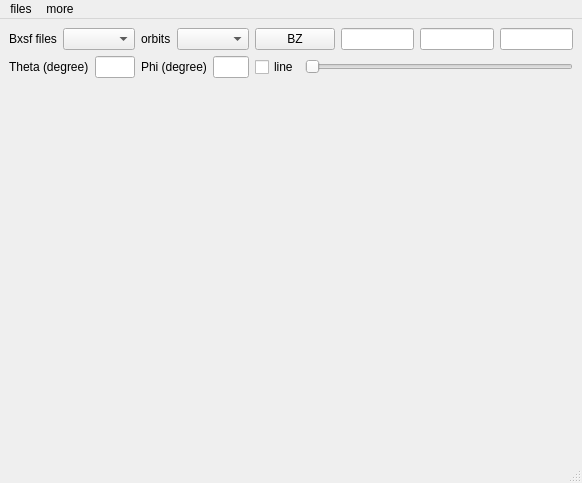
<?xml version="1.0" encoding="UTF-8"?>
<ui version="4.0">
 <class>slice_window</class>
 <widget class="QMainWindow" name="slice_window">
  <property name="geometry">
   <rect>
    <x>0</x>
    <y>0</y>
    <width>582</width>
    <height>483</height>
   </rect>
  </property>
  <property name="windowTitle">
   <string>Slice</string>
  </property>
  <widget class="QWidget" name="slice_centralwidget">
   <layout class="QGridLayout" name="gridLayout_2" rowstretch="1,5">
    <item row="0" column="0">
     <layout class="QGridLayout" name="param_layout" rowstretch="2,5">
      <item row="0" column="0">
       <layout class="QGridLayout" name="bxsf_layout" columnstretch="2,4">
        <item row="0" column="0">
         <widget class="QLabel" name="bxsf_label">
          <property name="text">
           <string>Bxsf files</string>
          </property>
         </widget>
        </item>
        <item row="0" column="1">
         <widget class="CheckableComboBox" name="bxsf_checkableComboBox"/>
        </item>
       </layout>
      </item>
      <item row="0" column="1">
       <layout class="QGridLayout" name="orbits_layout" columnstretch="2,4">
        <item row="0" column="0">
         <widget class="QLabel" name="orbits_label">
          <property name="text">
           <string>orbits</string>
          </property>
         </widget>
        </item>
        <item row="0" column="1">
         <widget class="QComboBox" name="orbits_ComboBox"/>
        </item>
       </layout>
      </item>
      <item row="0" column="2">
       <layout class="QGridLayout" name="BZ_layout">
        <item row="0" column="1">
         <widget class="QLineEdit" name="BZ1_line"/>
        </item>
        <item row="0" column="3">
         <widget class="QLineEdit" name="BZ3_line"/>
        </item>
        <item row="0" column="2">
         <widget class="QLineEdit" name="BZ2_line"/>
        </item>
        <item row="0" column="0">
         <widget class="QPushButton" name="BZ_button">
          <property name="text">
           <string>BZ</string>
          </property>
         </widget>
        </item>
       </layout>
      </item>
      <item row="1" column="0">
       <layout class="QGridLayout" name="Theta_layout" columnstretch="1,0">
        <item row="0" column="1">
         <widget class="QLineEdit" name="Theta_line"/>
        </item>
        <item row="0" column="0">
         <widget class="QLabel" name="Theta_label">
          <property name="text">
           <string>Theta (degree)</string>
          </property>
         </widget>
        </item>
       </layout>
      </item>
      <item row="1" column="1">
       <layout class="QGridLayout" name="Phi_layout" columnstretch="1,0">
        <item row="0" column="1">
         <widget class="QLineEdit" name="Phi_line"/>
        </item>
        <item row="0" column="0">
         <widget class="QLabel" name="Phi_label">
          <property name="text">
           <string>Phi (degree)</string>
          </property>
         </widget>
        </item>
       </layout>
      </item>
      <item row="1" column="2">
       <layout class="QHBoxLayout" name="line_mid_layout">
        <item>
         <widget class="QCheckBox" name="line_checkbox">
          <property name="text">
           <string>line</string>
          </property>
         </widget>
        </item>
        <item>
         <widget class="QSlider" name="mid_slider">
          <property name="orientation">
           <enum>Qt::Horizontal</enum>
          </property>
         </widget>
        </item>
       </layout>
      </item>
     </layout>
    </item>
    <item row="1" column="0">
     <widget class="MyMatplotlibFigure" name="slice_widget" native="true"/>
    </item>
   </layout>
  </widget>
  <widget class="QMenuBar" name="slice_menubar">
   <property name="geometry">
    <rect>
     <x>0</x>
     <y>0</y>
     <width>582</width>
     <height>21</height>
    </rect>
   </property>
   <widget class="QMenu" name="slice_menufiles">
    <property name="title">
     <string>files</string>
    </property>
    <addaction name="slice_actionimport_bxsf_files"/>
    <addaction name="slice_actionimport_results_orbitoutlines_files"/>
   </widget>
   <widget class="QMenu" name="menumore">
    <property name="title">
     <string>more</string>
    </property>
    <addaction name="actionsync"/>
   </widget>
   <addaction name="slice_menufiles"/>
   <addaction name="menumore"/>
  </widget>
  <widget class="QStatusBar" name="slice_statusbar"/>
  <action name="slice_actionimport_bxsf_files">
   <property name="text">
    <string>import bxsf files</string>
   </property>
  </action>
  <action name="slice_actionFirst_Bz">
   <property name="checkable">
    <bool>true</bool>
   </property>
   <property name="checked">
    <bool>true</bool>
   </property>
   <property name="text">
    <string>First BZ</string>
   </property>
  </action>
  <action name="slice_actionPrimitive">
   <property name="checkable">
    <bool>true</bool>
   </property>
   <property name="text">
    <string>Primitive</string>
   </property>
  </action>
  <action name="slice_actionmag">
   <property name="text">
    <string>sync</string>
   </property>
  </action>
  <action name="actionedge">
   <property name="checkable">
    <bool>true</bool>
   </property>
   <property name="checked">
    <bool>true</bool>
   </property>
   <property name="text">
    <string>edge</string>
   </property>
  </action>
  <action name="slice_actionimport_results_orbitoutlines_files">
   <property name="text">
    <string>import results_orbitoutlines files</string>
   </property>
  </action>
  <action name="actionsync">
   <property name="checkable">
    <bool>true</bool>
   </property>
   <property name="text">
    <string>sync</string>
   </property>
  </action>
 </widget>
 <customwidgets>
  <customwidget>
   <class>CheckableComboBox</class>
   <extends>QComboBox</extends>
   <header>comboCheckbox</header>
  </customwidget>
  <customwidget>
   <class>MyMatplotlibFigure</class>
   <extends>QWidget</extends>
   <header>matplot_show</header>
   <container>1</container>
  </customwidget>
 </customwidgets>
 <resources/>
 <connections/>
</ui>
